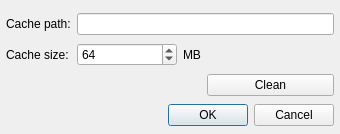
<?xml version="1.0" encoding="UTF-8"?>
<ui version="4.0">
 <class>SettingsDialog</class>
 <widget class="QDialog" name="SettingsDialog">
  <property name="geometry">
   <rect>
    <x>0</x>
    <y>0</y>
    <width>340</width>
    <height>134</height>
   </rect>
  </property>
  <property name="minimumSize">
   <size>
    <width>340</width>
    <height>129</height>
   </size>
  </property>
  <property name="maximumSize">
   <size>
    <width>340</width>
    <height>134</height>
   </size>
  </property>
  <property name="windowTitle">
   <string>Archive Plugin Settings</string>
  </property>
  <layout class="QGridLayout" name="gridLayout">
   <property name="leftMargin">
    <number>6</number>
   </property>
   <property name="rightMargin">
    <number>6</number>
   </property>
   <property name="bottomMargin">
    <number>6</number>
   </property>
   <item row="1" column="2">
    <widget class="QLabel" name="label_3">
     <property name="text">
      <string>MB</string>
     </property>
    </widget>
   </item>
   <item row="0" column="0">
    <widget class="QLabel" name="label_2">
     <property name="text">
      <string>Cache path:</string>
     </property>
    </widget>
   </item>
   <item row="3" column="0" colspan="4">
    <widget class="QDialogButtonBox" name="buttonBox">
     <property name="sizePolicy">
      <sizepolicy hsizetype="Expanding" vsizetype="Fixed">
       <horstretch>0</horstretch>
       <verstretch>0</verstretch>
      </sizepolicy>
     </property>
     <property name="standardButtons">
      <set>QDialogButtonBox::Cancel|QDialogButtonBox::Ok</set>
     </property>
    </widget>
   </item>
   <item row="1" column="0">
    <widget class="QLabel" name="label">
     <property name="text">
      <string>Cache size:</string>
     </property>
    </widget>
   </item>
   <item row="1" column="1">
    <widget class="QSpinBox" name="cacheSize">
     <property name="minimumSize">
      <size>
       <width>100</width>
       <height>0</height>
      </size>
     </property>
     <property name="suffix">
      <string/>
     </property>
     <property name="prefix">
      <string/>
     </property>
     <property name="minimum">
      <number>32</number>
     </property>
     <property name="maximum">
      <number>128</number>
     </property>
     <property name="value">
      <number>64</number>
     </property>
    </widget>
   </item>
   <item row="0" column="1" colspan="3">
    <widget class="QLineEdit" name="cachePath">
     <property name="readOnly">
      <bool>true</bool>
     </property>
    </widget>
   </item>
   <item row="1" column="3">
    <spacer name="horizontalSpacer">
     <property name="orientation">
      <enum>Qt::Horizontal</enum>
     </property>
     <property name="sizeHint" stdset="0">
      <size>
       <width>40</width>
       <height>20</height>
      </size>
     </property>
    </spacer>
   </item>
   <item row="2" column="3">
    <widget class="QPushButton" name="button">
     <property name="focusPolicy">
      <enum>Qt::NoFocus</enum>
     </property>
     <property name="text">
      <string>Clean</string>
     </property>
    </widget>
   </item>
  </layout>
 </widget>
 <resources/>
 <connections>
  <connection>
   <sender>buttonBox</sender>
   <signal>accepted()</signal>
   <receiver>SettingsDialog</receiver>
   <slot>accept()</slot>
   <hints>
    <hint type="sourcelabel">
     <x>214</x>
     <y>167</y>
    </hint>
    <hint type="destinationlabel">
     <x>103</x>
     <y>160</y>
    </hint>
   </hints>
  </connection>
  <connection>
   <sender>buttonBox</sender>
   <signal>rejected()</signal>
   <receiver>SettingsDialog</receiver>
   <slot>reject()</slot>
   <hints>
    <hint type="sourcelabel">
     <x>269</x>
     <y>174</y>
    </hint>
    <hint type="destinationlabel">
     <x>148</x>
     <y>169</y>
    </hint>
   </hints>
  </connection>
 </connections>
</ui>
